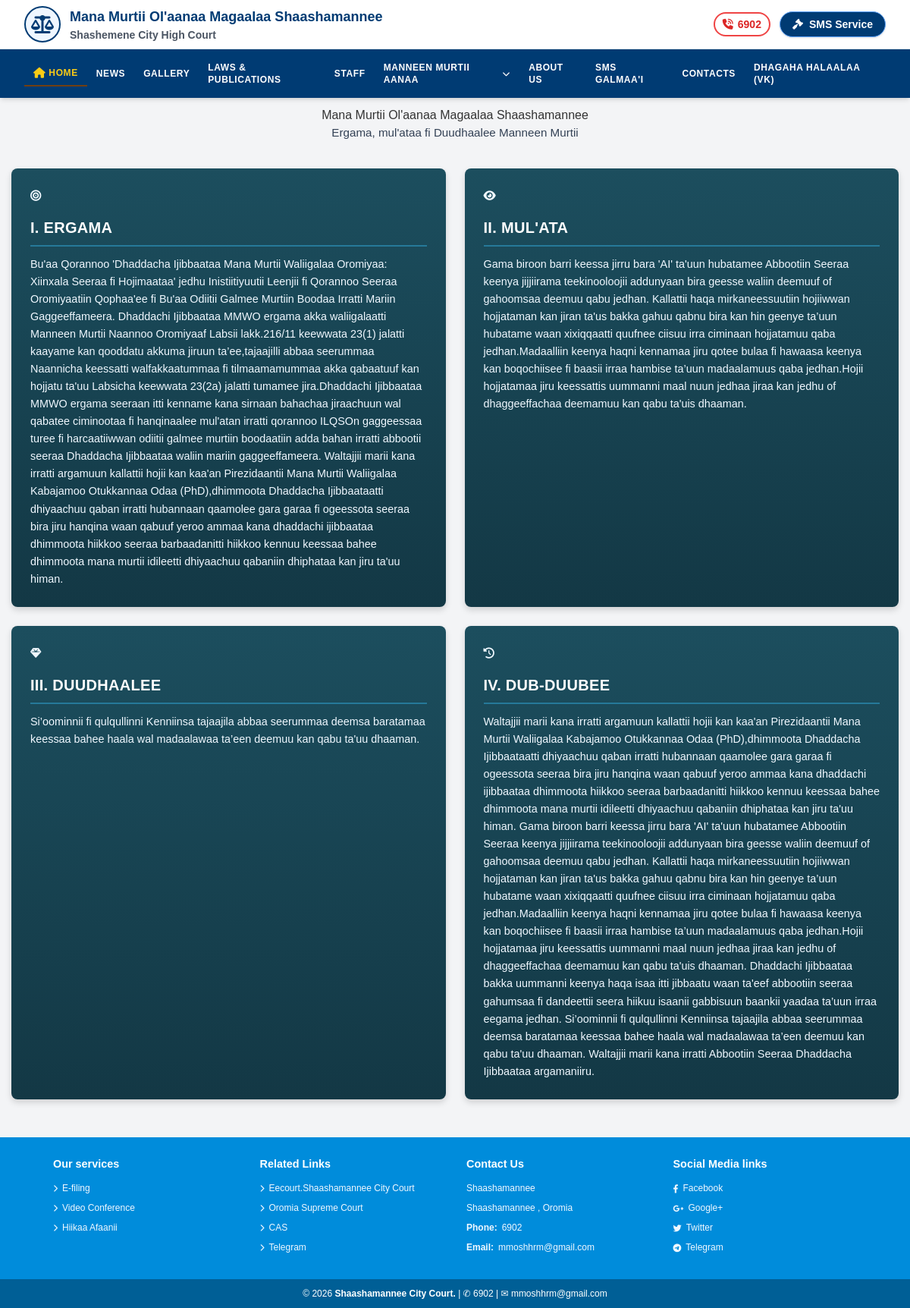
Page /about.php on the committed database.
### tables this page shows
CREATE TABLE `about_us` (
  `id` int(11) NOT NULL,
  `header_title` varchar(255) NOT NULL,
  `mission` text NOT NULL,
  `vision` text NOT NULL,
  `values_text` text NOT NULL,
  `background` text NOT NULL,
  `created_at` timestamp NOT NULL DEFAULT current_timestamp()
);

### about.php (the view, shortened to what this page needs)
<?php
require_once 'db.php';
$stmt = $pdo->query("SELECT header_title, mission, vision, values_text, background FROM about_us LIMIT 1");
$about = $stmt->fetch(PDO::FETCH_ASSOC);
?>
<!DOCTYPE html>
<html lang="om">
<head>
    <link rel="stylesheet" href="https://cdnjs.cloudflare.com/ajax/libs/font-awesome/6.4.0/css/all.min.css">
</head>
<body>
    <nav>
        <?php require_once('header.php');?>
    </nav>
    <main class="main-content">
        <div class="about-header">
            <h3><?php echo htmlspecialchars($about['header_title'] ?? 'About Us'); ?></h3>
            <p>Ergama, mul'ataa fi Duudhaalee Manneen Murtii</p>
        </div>
        <div class="about-grid">
            <div class="about-card">
                <div class="about-card-icon">
                    <i class="fas fa-bullseye"></i>
                </div>
                <h2>I. ERGAMA</h2>
                <div><?php echo htmlspecialchars_decode($about['mission'] ?? 'Mission details coming soon.'); ?></div>
            </div>
            <div class="about-card">
                <div class="about-card-icon">
                    <i class="fas fa-eye"></i>
                </div>
                <h2>II. MUL'ATA</h2>
                <div><?php echo htmlspecialchars_decode($about['vision'] ?? 'Vision details coming soon.'); ?></div>
            </div>
            <div class="about-card">
                <div class="about-card-icon">
                    <i class="fas fa-gem"></i>
                </div>
                <h2>III. DUUDHAALEE</h2>
                <div><?php echo htmlspecialchars_decode($about['values_text'] ?? 'Values details coming soon.'); ?></div>
            </div>
            <div class="about-card">
                <div class="about-card-icon">
                    <i class="fas fa-history"></i>
                </div>
                <h2>IV. DUB-DUUBEE</h2>
                <div><?php echo htmlspecialchars_decode($about['background'] ?? 'Background details coming soon.'); ?></div>
            </div>
        </div>
    </main>
    <footer>
        <div class="footer-container">
            <div class="footer-col">
                <h4>Our services</h4>
                <ul>
                    <li><i class="fas fa-chevron-right" style="font-size: 0.6rem;"></i> <a href="#">E-filing</a></li>
                    <li><i class="fas fa-chevron-right" style="font-size: 0.6rem;"></i> <a href="#">Video Conference</a></li>
                    <li><i class="fas fa-chevron-right" style="font-size: 0.6rem;"></i> <a href="#">Hiikaa Afaanii</a></li>
                </ul>
            </div>
            <div class="footer-col">
                <h4>Related Links</h4>
                <ul>
                    <li><i class="fas fa-chevron-right" style="font-size: 0.6rem;"></i> <a href="#">Eecourt.Shaashamannee City Court</a></li>
                    <li><i class="fas fa-chevron-right" style="font-size: 0.6rem;"></i> <a href="#">Oromia Supreme Court</a></li>
                    <li><i class="fas fa-chevron-right" style="font-size: 0.6rem;"></i> <a href="#">CAS</a></li>
                    <li><i class="fas fa-chevron-right" style="font-size: 0.6rem;"></i> <a href="#">Telegram</a></li>
                </ul>
            </div>
            <div class="footer-col">
                <h4>Contact Us</h4>
                <ul>
                    <li>Shaashamannee</li>
                    <li>Shaashamannee , Oromia</li>
                    <li><strong>Phone:</strong> 6902</li>
                    <li><strong>Email:</strong> mmoshhrm@gmail.com</li>
                </ul>
            </div>
            <div class="footer-col">
                <h4>Social Media links</h4>
                <ul>
                    <li><i class="fab fa-facebook-f" style="font-size: 0.7rem;"></i> <a href="#">Facebook</a></li>
                    <li><i class="fab fa-google-plus-g" style="font-size: 0.7rem;"></i> <a href="#">Google+</a></li>
                    <li><i class="fab fa-twitter" style="font-size: 0.7rem;"></i> <a href="#">Twitter</a></li>
                    <li><i class="fab fa-telegram-plane" style="font-size: 0.7rem;"></i> <a href="#">Telegram</a></li>
                </ul>
            </div>
        </div>
        <div class="copyright-bar">
            © 2026 <strong>Shaashamannee  City Court.</strong> | ✆ 6902 | ✉ mmoshhrm@gmail.com
        </div>
    </footer>
</body>
</html>

### about.php (style rules this page uses)
:root { --main-nav-bg: #0c2340; --body-bg: #bebebe; --card-border-bg: #1c4e5e; --footer-bg: #008cdb; --footer-dark: #005f96; --text-dark: #1f2937; --red-text: #d9534f; }
* { box-sizing: border-box; margin: 0; padding: 0; font-family: Arial, Helvetica, sans-serif; }
body { background-color: var(--body-bg); color: var(--text-dark); min-height: 100vh; display: flex; flex-direction: column; }
a { text-decoration: none; color: inherit; }
nav { background-color: var(--main-nav-bg); }
.main-content { max-width: 1200px; margin: 30px auto 50px auto; padding: 0 15px; flex-grow: 1; width: 100%; }
.about-header { text-align: center; margin-bottom: 35px; }
.about-header p { font-size: 0.95rem; color: #334155; max-width: 700px; margin: 0 auto; }
.about-grid { display: grid; grid-template-columns: repeat(2, 1fr); gap: 25px; }
.about-card { background-image: linear-gradient(to bottom, #1c4e5e, #133845); border-radius: 8px; padding: 25px; box-shadow: 0 4px 8px rgba(0,0,0,0.15); color: #ffffff; display: flex; flex-direction: column; transition: transform 0.4s cubic-bezier(0.25, 1, 0.5, 1), box-shadow 0.4s ease; overflow: hidden; position: relative; }
.about-card-icon { font-size: 2rem; color: #38bdf8; margin-bottom: 15px; }
.about-card h2 { font-size: 1.25rem; font-weight: 800; margin-bottom: 12px; color: #ffffff; border-bottom: 2px solid rgba(56, 189, 248, 0.4); padding-bottom: 8px; letter-spacing: 0.3px; }
.about-card p, .about-card div { font-size: 0.9rem; line-height: 1.6; color: #f0f8ff; }
footer { background-color: var(--footer-bg); color: #ffffff; margin-top: auto; padding-top: 25px; }
.footer-container { max-width: 1100px; margin: 0 auto; padding: 0 20px 25px 20px; display: grid; grid-template-columns: repeat(4, 1fr); gap: 30px; }
.footer-col h4 { font-size: 0.9rem; font-weight: bold; margin-bottom: 12px; }
.footer-col ul { list-style: none; }
.footer-col ul li { font-size: 0.75rem; margin-bottom: 8px; color: #f0f8ff; display: flex; align-items: center; gap: 6px; }
.copyright-bar { background-color: var(--footer-dark); text-align: center; padding: 10px; font-size: 0.75rem; color: #ffffff; }

### header.php (style rules this page uses)
body { font-family: 'Inter', sans-serif; background-color: #f4f6f9; color: #333333; padding-top: 110px; }

### rows in the picture
about_us: header_title "Mana Murtii Ol'aanaa Magaalaa Shaashamannee", mission "Bu'aa Qorannoo 'Dhaddacha Ijibbaataa Mana Murtii Waliigalaa Oromiyaa: Xiinxala Seeraa fi Hojimaataa' jedhu Inistiitiyuutii Leenjii fi Qorannoo Seeraa Oromiyaatiin Qophaa'ee fi Bu'aa Odiitii Galmee Murtiin Boodaa Irratti Mariin Gaggeeffameera. Dhaddachi Ijibbaataa MMWO ergama akka waliigalaatti Manneen Murtii Naannoo Oromiyaaf Labsii lakk.216/11 keewwata 23(1) jalatti kaayame kan qooddatu akkuma jiruun ta’ee,tajaajilli abbaa seerummaa Naannicha keessatti walfakkaatummaa fi tilmaamamummaa akka qabaatuuf kan hojjatu ta'uu Labsicha keewwata 23(2a) jalatti tumamee jira.Dhaddachi Ijibbaataa MMWO ergama seeraan itti kenname kana sirnaan bahachaa jiraachuun wal qabatee ciminootaa fi hanqinaalee…", vision "Gama biroon barri keessa jirru bara 'AI' ta'uun hubatamee Abbootiin Seeraa keenya jijjiirama teekinooloojii addunyaan bira geesse waliin deemuuf of gahoomsaa deemuu qabu jedhan. Kallattii haqa mirkaneessuutiin hojiiwwan hojjataman kan jiran ta'us bakka gahuu qabnu bira kan hin geenye ta’uun hubatame waan xixiqqaatti quufnee ciisuu irra ciminaan hojjatamuu qaba jedhan.Madaalliin keenya haqni kennamaa jiru qotee bulaa fi hawaasa keenya kan boqochiisee fi baasii irraa hambise ta’uun madaalamuus qaba jedhan.Hojii hojjatamaa jiru keessattis uummanni maal nuun jedhaa jiraa kan jedhu of dhaggeeffachaa deemamuu kan qabu ta'uis dhaaman.", values_text "Si’oominnii fi qulqullinni Kenniinsa tajaajila abbaa seerummaa deemsa baratamaa keessaa bahee haala wal madaalawaa ta’een deemuu kan qabu ta'uu dhaaman.", background "Waltajjii marii kana irratti argamuun kallattii hojii kan kaa'an Pirezidaantii Mana Murtii Waliigalaa Kabajamoo Otukkannaa Odaa (PhD),dhimmoota Dhaddacha Ijibbaataatti dhiyaachuu qaban irratti hubannaan qaamolee gara garaa fi ogeessota seeraa bira jiru hanqina waan qabuuf yeroo ammaa kana dhaddachi ijibbaataa dhimmoota hiikkoo seeraa barbaadanitti hiikkoo kennuu keessaa bahee dhimmoota mana murtii idileetti dhiyaachuu qabaniin dhiphataa kan jiru ta'uu himan. Gama biroon barri keessa jirru bara 'AI' ta'uun hubatamee Abbootiin Seeraa keenya jijjiirama teekinooloojii addunyaan bira geesse waliin deemuuf of gahoomsaa deemuu qabu jedhan. Kallattii haqa mirkaneessuutiin hojiiwwan hojjataman kan…"
